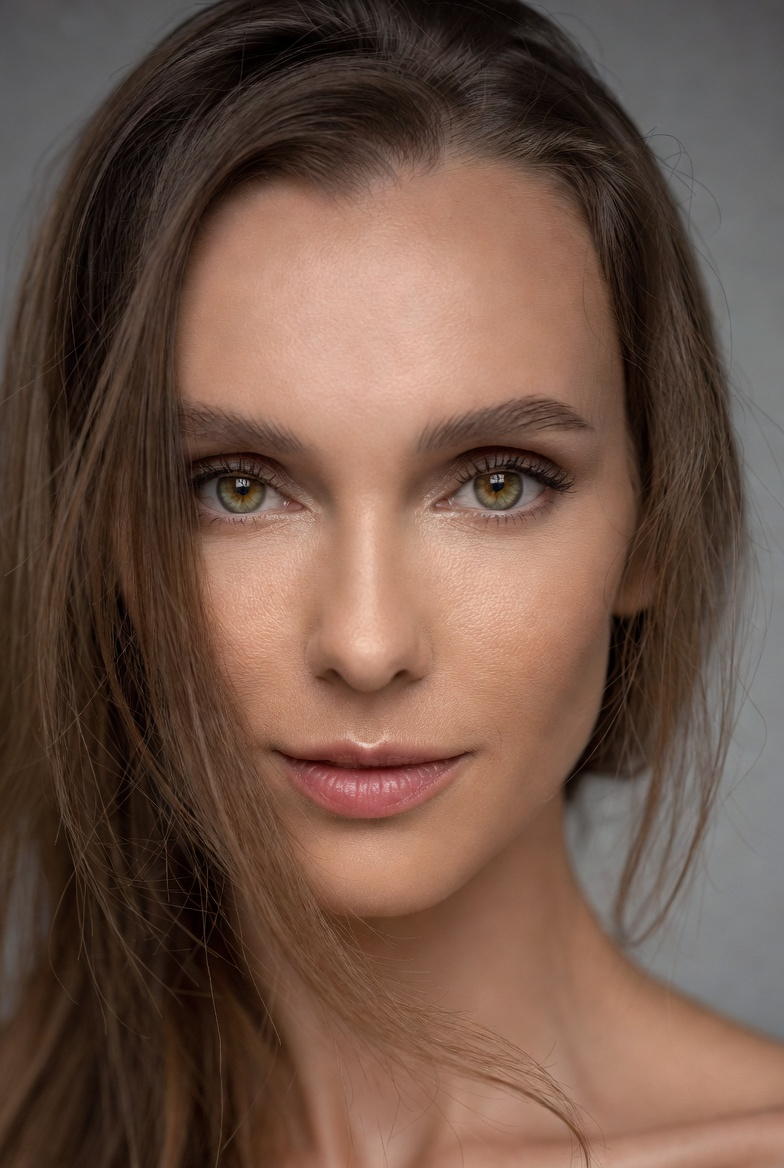
#> input picture 照片素材/1image.jpg, 784 x 1168 px
$ python -i texture_analyzer.py   (imports and definitions only)
#> lines starting #> are read from the running program, lines starting #| are printed output that depends on the picture; after the words box and inside, x2 and y2 are one past the last pixel; in counts of white or black regions, pixels touching at a corner belong together
"""Layer 3: 结构崩塌 + 频域/栅格异常检测（v4 重构）。

输入：views 字典（见 services/imaging.build_views）。
  - FFT / 边缘 / 重复  使用 proc_gray（降采样视图，抗压缩缩放伪影）。
  - 栅格周期性自相关    使用 raw_gray（原生中心裁块，保住扩散/GAN 上采样栅格）。
"""
import numpy as np
import cv2
import config


# [90 lines left out: functions analyze, _radial_profile, _median_filter_1d, _analyze_fft_anomalies, not called in this run]


# ---------------------------------------------------------------------------
# 2) 边缘崩塌：角点数按"边缘像素"归一化（而非总像素），消除"细节多→误判"
# ---------------------------------------------------------------------------
def _analyze_edge_collapse(gray: np.ndarray) -> float:
    h, w = gray.shape
    if h < 48 or w < 48:
        return 0.0  # 太小，无从判断
    # 关键：先中值去噪，消除高ISO/胶片颗粒产生的"伪角点"。
    # 否则真实grainy照片会被 Harris 误判出海量杂乱角点 → edge_collapse 假阳性。
    g = cv2.medianBlur(gray, 3)
    edges = cv2.Canny(g, 50, 150)
    edge_pixels = int(np.count_nonzero(edges))
    if edge_pixels < 200:
        return 0.0  # 边缘太少，无从判断
    # 极高边缘密度 = 噪声/纹理主导，角点指标不可靠 → 不判
    if edge_pixels / float(gray.size) > 0.40:
        return 0.0
    harris = cv2.cornerHarris(np.float32(g), 2, 3, 0.04)
    hmax = float(harris.max())
    if hmax <= 0:
        return 0.0
    corners = int(np.count_nonzero(harris > 0.01 * hmax))
    # 关键归一化：每单位边缘长度上的角点数。
    # 真实照片边缘平直，角点/边缘比适中；AI"强制融合"会在边缘上堆大量杂乱角点。
    corner_per_edge = corners / float(edge_pixels)
    thresh = config.EDGE_CORNER_PER_EDGE_THRESH
    if corner_per_edge <= thresh:
        return 0.0
    return min(1.0, (corner_per_edge - thresh) / max(thresh, 1e-6))


# ---------------------------------------------------------------------------
# 3) 局部重复纹理：块方差的变异系数过低 = 人工重复
# ---------------------------------------------------------------------------
# [56 lines left out: functions _analyze_repetition, _analyze_grid_periodicity, not called in this run]


def _fallback() -> list:
    return [{"signal_name": "error", "signal_strength": 0.0,
             "signal_type": "error", "confidence": 0.0, "source": "texture"}]

>>> import cv2
>>> picture = cv2.imread('../../照片素材/1image.jpg', cv2.IMREAD_GRAYSCALE)
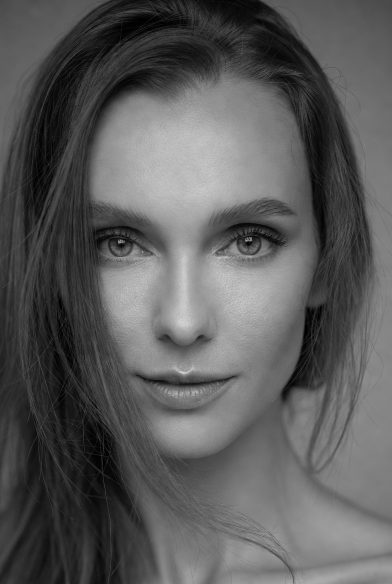
#> picture: shape (1168, 784) (shown at 1/2 size); min 0, max 220, mean 90.7
>>> result = _analyze_edge_collapse(picture)
#> in _analyze_edge_collapse, `edges = cv2.Canny(g, 50, 150)`:
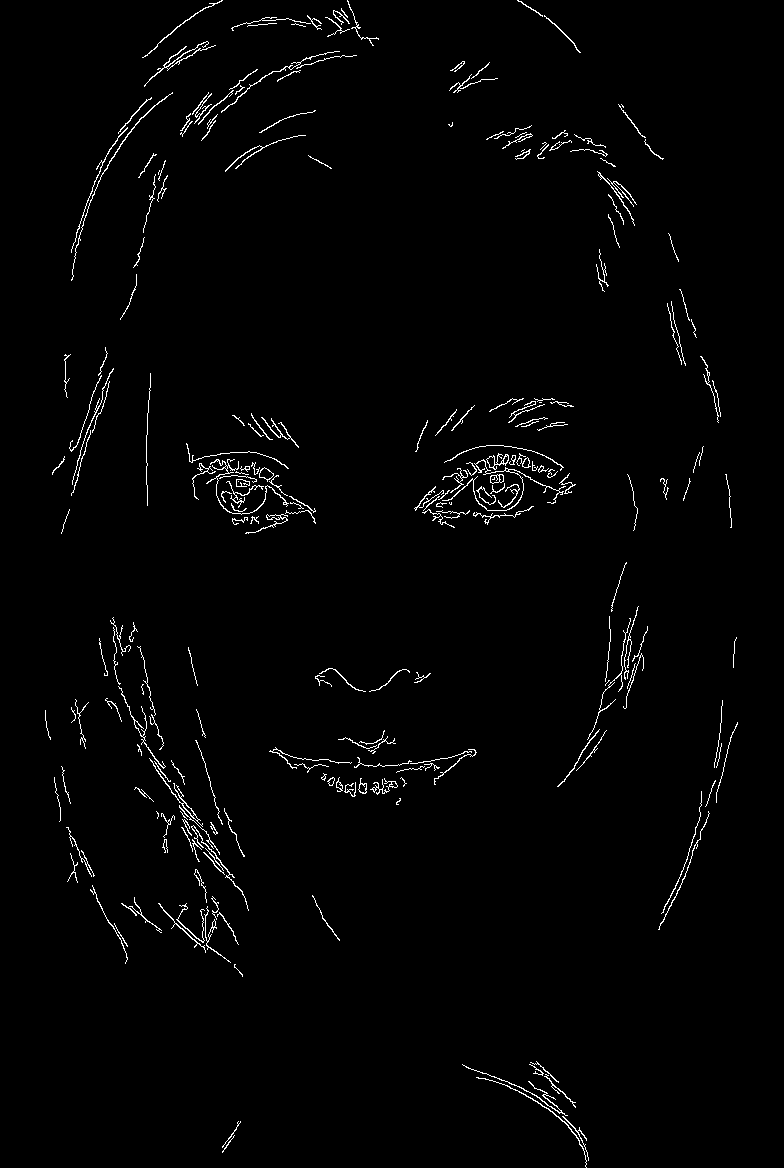
#> edges: shape (1168, 784); 1.6% white in thin lines or dots, all inside (x1, y1, x2, y2) = (45, 0, 738, 1168)
#> in _analyze_edge_collapse, `edge_pixels = int(np.count_nonzero(edges))`: edge_pixels = 14644
#> in _analyze_edge_collapse, `hmax = float(harris.max())`: hmax = 2895512
#> in _analyze_edge_collapse, `corners = int(np.count_nonzero(harris > 0.01 * hmax))`: corners = 327
#> in _analyze_edge_collapse, `corner_per_edge = corners / float(edge_pixels)`: corner_per_edge = 0.0223
#> result = 0

$ run again, on 照片素材/2image.jpg
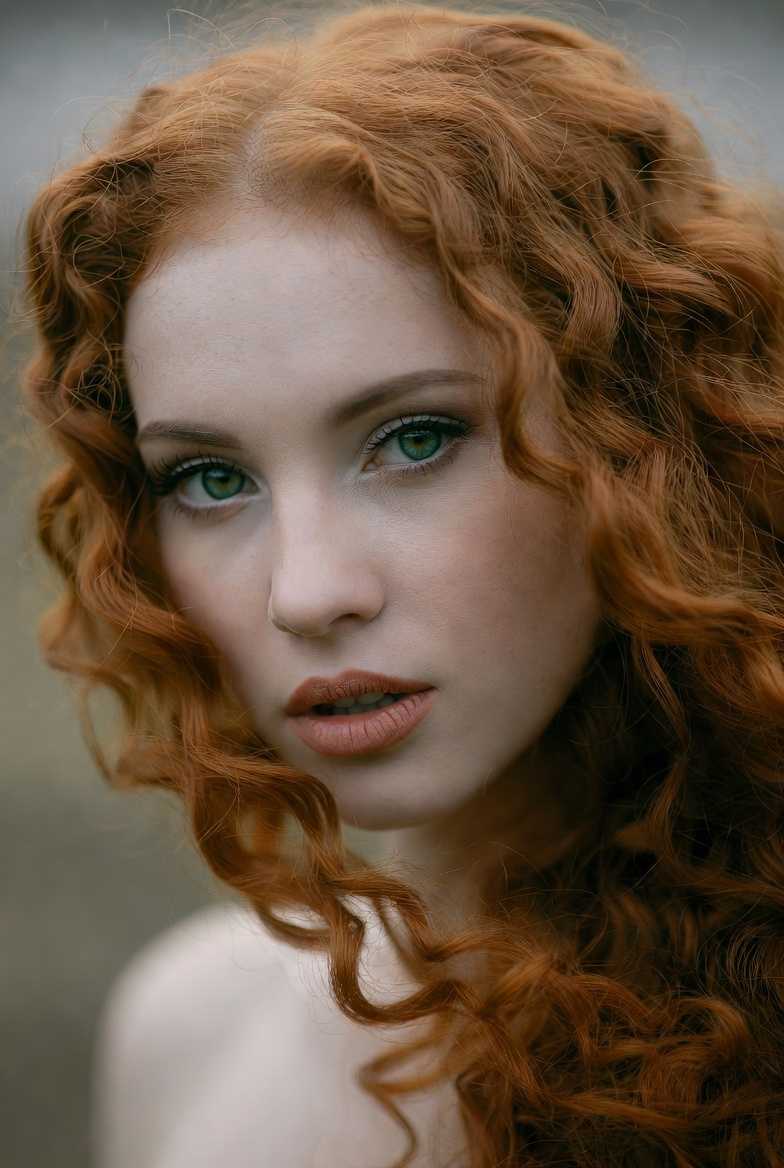
#> input picture 照片素材/2image.jpg, 784 x 1168 px
#> `picture = cv2.imread('../../照片素材/1image.jpg', cv2.IMREAD_GRAYSCALE)`:
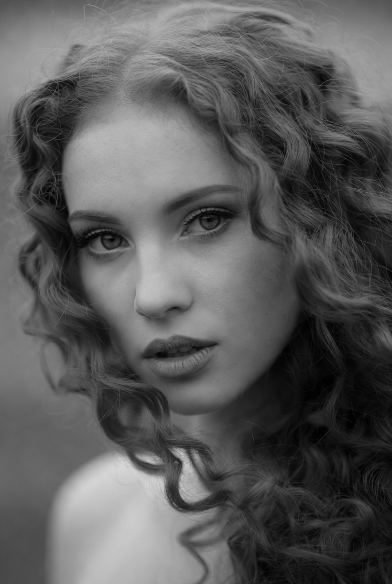
#> picture: shape (1168, 784) (shown at 1/2 size); min 0, max 217, mean 90.4
#> in _analyze_edge_collapse, `edges = cv2.Canny(g, 50, 150)`:
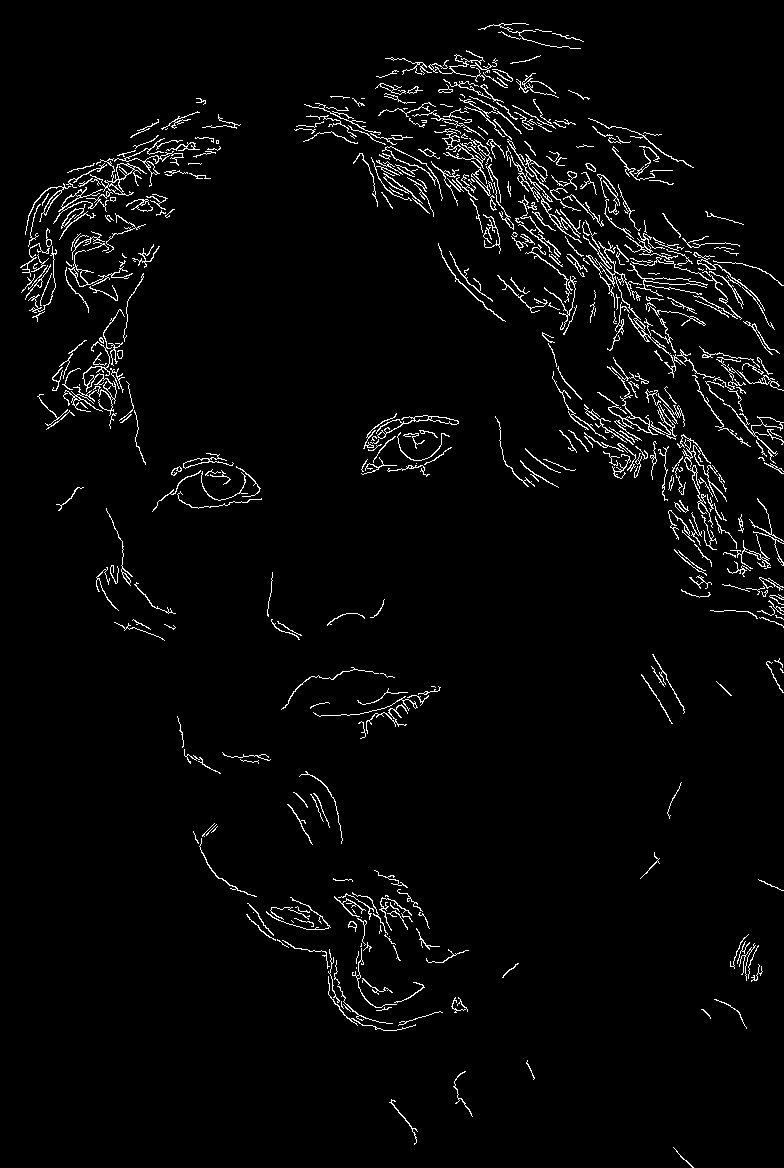
#> edges: shape (1168, 784); 3.2% white in thin lines or dots
#> edge_pixels = 29125
#> hmax = 963079.3
#> corners = 3344
#> corner_per_edge = 0.115
#> result = 0

$ run again, on 照片素材/3image.jpg
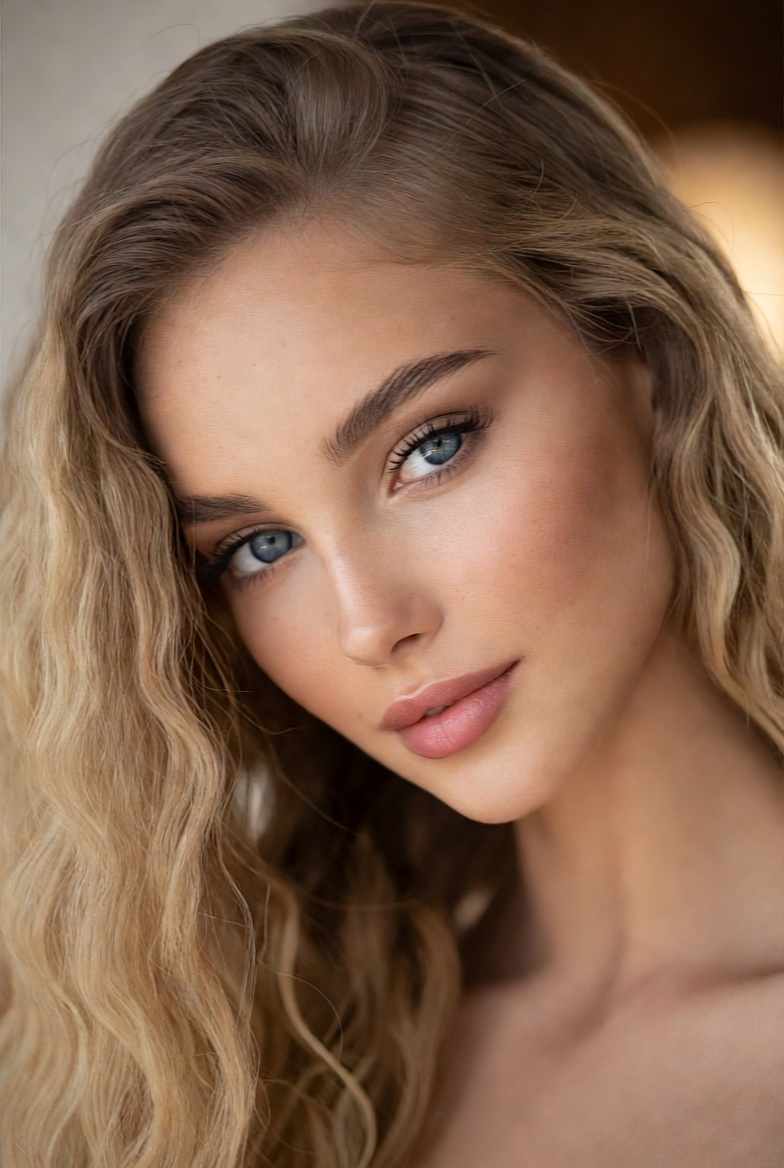
#> input picture 照片素材/3image.jpg, 784 x 1168 px
#> `picture = cv2.imread('../../照片素材/1image.jpg', cv2.IMREAD_GRAYSCALE)`:
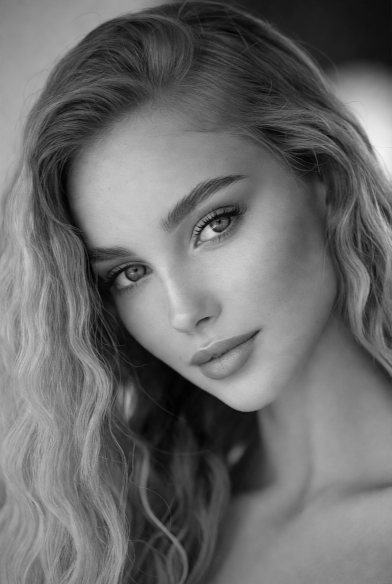
#> picture: shape (1168, 784) (shown at 1/2 size); min 0, max 244, mean 106.8
#> in _analyze_edge_collapse, `edges = cv2.Canny(g, 50, 150)`:
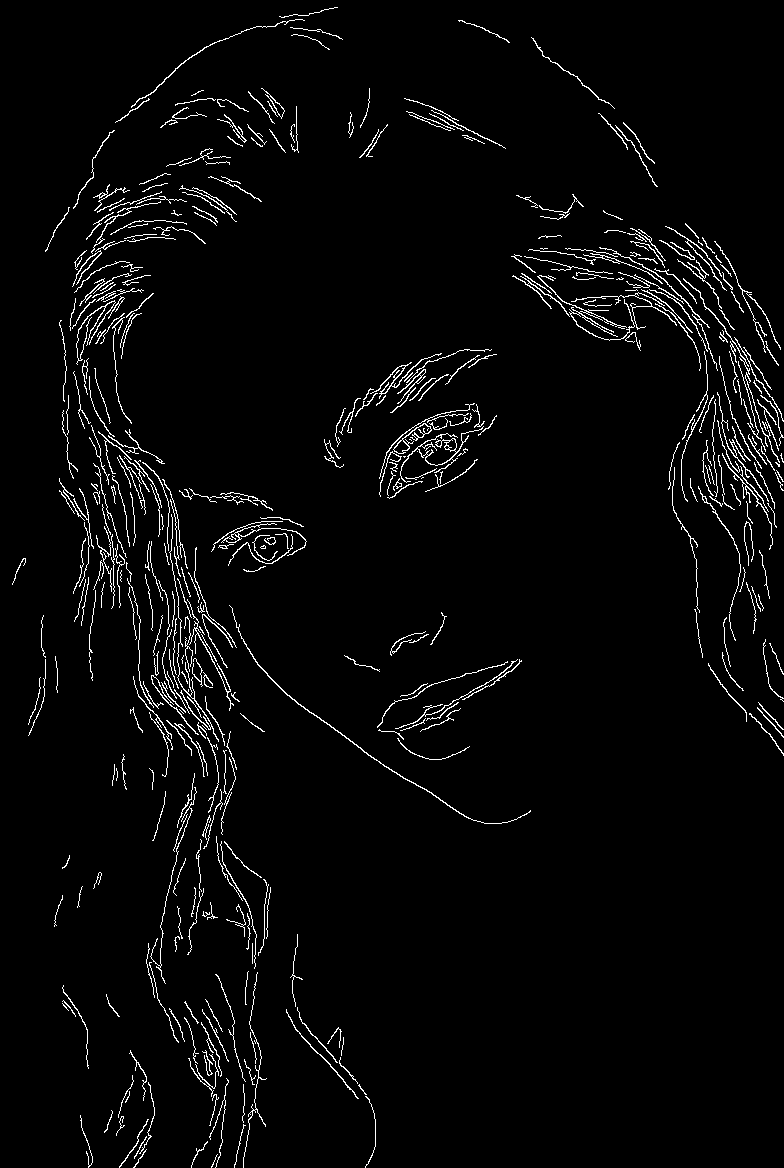
#> edges: shape (1168, 784); 3.1% white in thin lines or dots
#> edge_pixels = 28712
#> hmax = 2006452.5
#> corners = 553
#> corner_per_edge = 0.0193
#> result = 0
